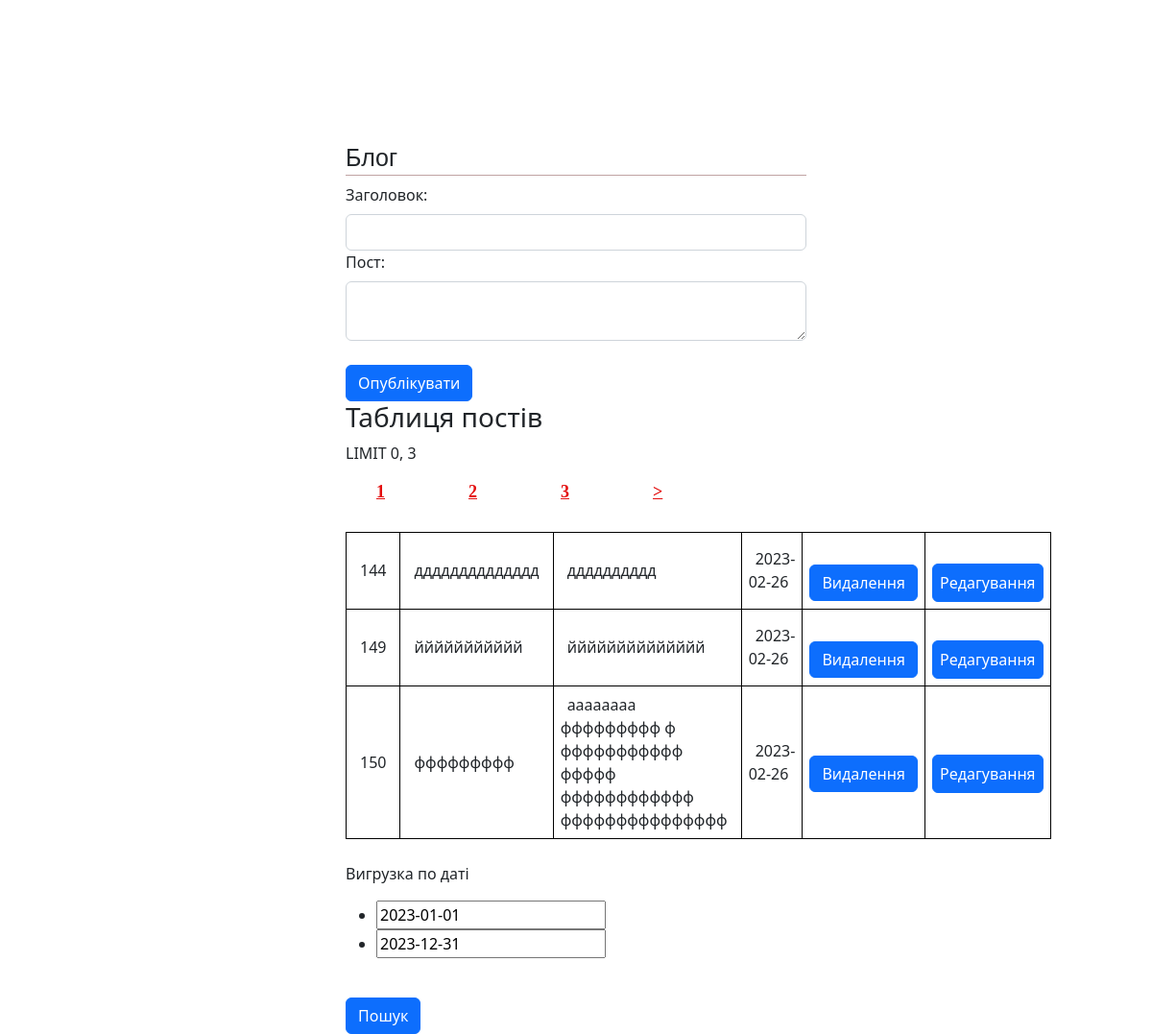
The page / on the database its author committed.
### tables this page shows
CREATE TABLE `posts` (
  `id` int(11) NOT NULL,
  `title` varchar(255) NOT NULL,
  `description` varchar(6000) NOT NULL,
  `datetime` date NOT NULL,
  `ip` varchar(255) NOT NULL
);

### index.php (the view, shortened to what this page needs)
<?php
include("functions/db_connect.php");
?>
<!DOCTYPE html>
<html lang="ru">
  <head>
	<link href="https://cdn.jsdelivr.net/npm/bootstrap@5.2.2/dist/css/bootstrap.min.css" rel="stylesheet"
>
    <link href="css/style.css" rel="stylesheet" type="text/css" />
</head>
<body>
<div id="block-content">
	<h2 class="h2-title">Блог</h2>
	<form id="ajax_form" method="post" >
				  <div>
					<label for="name" class="form-label">Заголовок:</label>
					<input type="text" class="form-control" name="name"></input>
				  </div>
				  <div>
					<label for="description" class="form-label">Пост:</label>
					<textarea type="text" class="form-control" name="description"></textarea>
				  </div>
		  <div>
			<input type="button" id="btn" class="btn btn-primary" value="Опублікувати" />
		  </div>
	</form>
	<h3>Таблиця постів</h3>
		<div class="tableUser">
			<table>
<?php
				$num=3;
				$count=mysqli_query($link, "SELECT COUNT(*) FROM `posts`");
				$temp=mysqli_fetch_array($count);
				if ($temp[0]>0){
					$tempcount=$temp[0];
					$total=(($tempcount-1)/$num)+1;
					$total=intval($total);
					if(empty($page) or $page<0) $page=1;
					$start=$page*$num-$num;
					$qury_start_num="LIMIT $start, $num";
				}
				$result=mysqli_query($link, "SELECT * FROM `posts` $qury_start_num");
					if (mysqli_num_rows($result) > 0){
						$row=mysqli_fetch_array($result);
						do{
							echo '
								<tr class="colUser">
									<td><a>'.$row["id"].'</a></td>
									<td><a>'.json_decode($row["title"]).'</a></td>
									<td><a>'.json_decode($row["description"]).'</a></td>
									<td><a>'.$row["datetime"].'</a></td>
									<td><button class="btn btn-primary btn-buy" id="'.$row["id"].'">Видалення</button></td>
									<td><a class="btn btn-primary" href="edit_users.php?id='.$row["id"].'">Редагування</a></td>
								</tr>
							';
						}
						while($row=mysqli_fetch_array($result));
					}
    if($page!=$total) $pstr_next='<li><a class="pstr-next" href="index.php?page='.($page+1).'">&gt;</a></li>';
    if($page+2<=$total) $page2right='<li><a href="index.php?page='.($page+2).'">'.($page+2).'</a></li>';
    if($page+1<=$total) $page1right='<li><a href="index.php?page='.($page+1).'">'.($page+1).'</a></li>';
    if($page+5<$total){
        $strtotal='<li><p class="nav-point">...</p></li><li><a href="index.php?page='.$total.'">'.$total.'</a></li>';
    }
    else{
        $strtotal="";
    }
    if($total>=1){
        echo '
        <div class="pstrnav">
        <ul>
        ';
		if(!isset($pstr_prev))
			$pstr_prev = '';
		if(!isset($page5left))
			$page5left = '';
		if(!isset($page4left))
			$page4left = '';
		if(!isset($page3left))
			$page3left = '';
		if(!isset($page2left))
			$page2left = '';
		if(!isset($page1left))
			$page1left = '';
		if(!isset($page3right))
			$page3right = '';
		if(!isset($page4right))
			$page4right = '';
		if(!isset($page5right))
			$page5right = '';
        echo $pstr_prev.$page5left.$page4left.$page3left.$page2left.$page1left."<li><a class='pstr-active' href='index.php?page=".$page."'>".$page."</a></li>".$page1right.$page2right.$page3right.$page4right.$page5right.$strtotal.$pstr_next;
       echo '
        </ul>
        </div>
		</br>
        ';
    }
?>
		</table>
		<br>
		</div>
		<div id="block-parameter">
			<p class="header-title">Вигрузка по даті</p>
				<form method="GET" action="gruz.php">
					<div>
						<ul>
							<li><input type="text" id="start-price" name="start_price" value="2023-01-01"/></li>
							<li><input type="text" id="end-price" name="end_price" value="2023-12-31"/></li>
						</ul>
					</div>
					<input type="submit" name="submit" class="btn btn-primary" value="Пошук"/>
				</form>
		</div>
</div>
</body>
</html>

### css/style.css (style rules this page uses)
#block-content { padding-top: 150px; margin-right: auto; margin-left: auto; width: 40%; height: auto; }
.h2-title { font: 25px sans-serif; border-bottom: 1px solid #c0a3a3; padding-bottom: 3px; }
.btn-primary { margin-top: 25px; }
.colUser td { padding: 7px; border: 1px solid #000000; }
.colUser td a { padding: 7px; }
.pstrnav { clear: both; }
.pstrnav ul { list-style-type: none; }
.pstrnav ul li { float: left; margin-left: auto; margin-right: auto; padding-bottom: 30px; width: 6em; }
.pstrnav ul li a { font: bold 18px Magento; color: #e40e0e; }

### rows shown on the page
posts: id "144", title "дддддддддддддд", description "дддддддддд", datetime "2023-02-26"
posts: id "149", title "ййййййййййй", description "йййййййййййййй", datetime "2023-02-26"
posts: id "150", title "ффффффффф", description "аааааааа ффффффффф ф ффффффффффф ффффф фффффффффффф ффффффффффффффф", datetime "2023-02-26"

### other values the page prints
$page "1"
$page+1 "2"
$page+2 "3"
